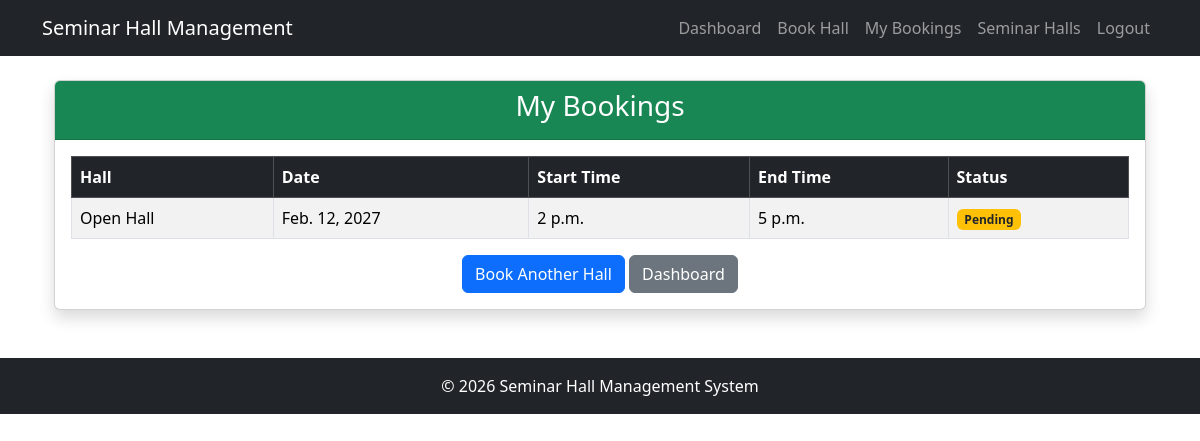
The page /my-bookings/ (signed in) on the database as committed earlier.
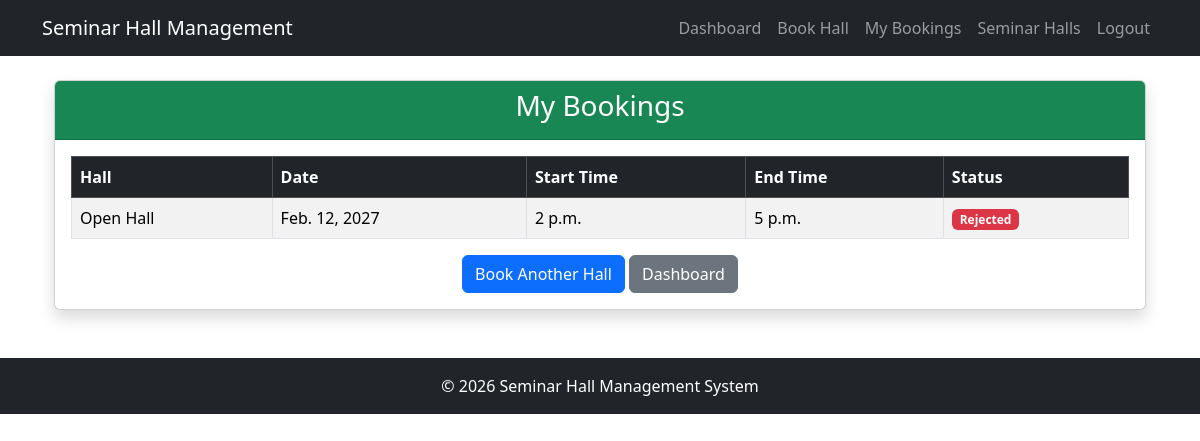
The same page on the database as committed later.
### accounts/models.py (models this page shows, shortened)
class Booking(models.Model):
    user = models.ForeignKey(User, on_delete=models.CASCADE)
    hall = models.ForeignKey(SeminarHall, on_delete=models.CASCADE)
    booking_date = models.DateField()
    start_time = models.TimeField()
    end_time = models.TimeField()
    STATUS_CHOICES = [
        ('Pending', 'Pending'),
        ('Approved', 'Approved'),
        ('Rejected', 'Rejected'),
    ]
    status = models.CharField(
        max_length=20,
        choices=STATUS_CHOICES,
        default='Pending'
    )

class SeminarHall(models.Model):
    hall_name = models.CharField(max_length=100)
    capacity = models.IntegerField()
    location = models.CharField(max_length=100)
    description = models.TextField()
    image = models.ImageField(upload_to='hall_images/', blank=True, null=True)

### accounts/views.py (the view)
# urls.py: path('my-bookings/', views.my_bookings, name='my_bookings'),
@login_required
def my_bookings(request):
    bookings = Booking.objects.filter(user=request.user)
    return render(
        request,
        'accounts/my_bookings.html',
        {'bookings': bookings}
    )

### accounts/templates/accounts/my_bookings.html (shortened to what this page needs)
{% extends 'accounts/base.html' %}
{% block content %}
<div class="container">
    <div class="card shadow">
        <div class="card-header bg-success text-white text-center">
            <h3>My Bookings</h3>
        </div>
        <div class="card-body">
            <table class="table table-bordered table-hover table-striped">
                <thead class="table-dark">
                    <tr>
                        <th>Hall</th>
                        <th>Date</th>
                        <th>Start Time</th>
                        <th>End Time</th>
                        <th>Status</th>
                    </tr>
                </thead>
                <tbody>
                {% for booking in bookings %}
                    <tr>
                        <td>{{ booking.hall.hall_name }}</td>
                        <td>{{ booking.booking_date }}</td>
                        <td>{{ booking.start_time }}</td>
                        <td>{{ booking.end_time }}</td>
                        <td>
                            {% if booking.status == 'Approved' %}
                                <span class="badge bg-success">
                                    Approved
                                </span>
                            {% elif booking.status == 'Rejected' %}
                                <span class="badge bg-danger">
                                    Rejected
                                </span>
                            {% else %}
                                <span class="badge bg-warning text-dark">
                                    Pending
                                </span>
                            {% endif %}
                        </td>
                    </tr>
                {% empty %}
                    <tr>
                        <td colspan="5" class="text-center">
                            No bookings found.
                        </td>
                    </tr>
                {% endfor %}
                </tbody>
            </table>
            <div class="text-center mt-3">
                <a href="{% url 'book_hall' %}" class="btn btn-primary">
                    Book Another Hall
                </a>
                <a href="{% url 'dashboard' %}" class="btn btn-secondary">
                    Dashboard
                </a>
            </div>
        </div>
    </div>
</div>
{% endblock %}

Rows that differ between the two databases and show on the page:
changed Booking "Open Hall": status "Pending" → "Rejected"
